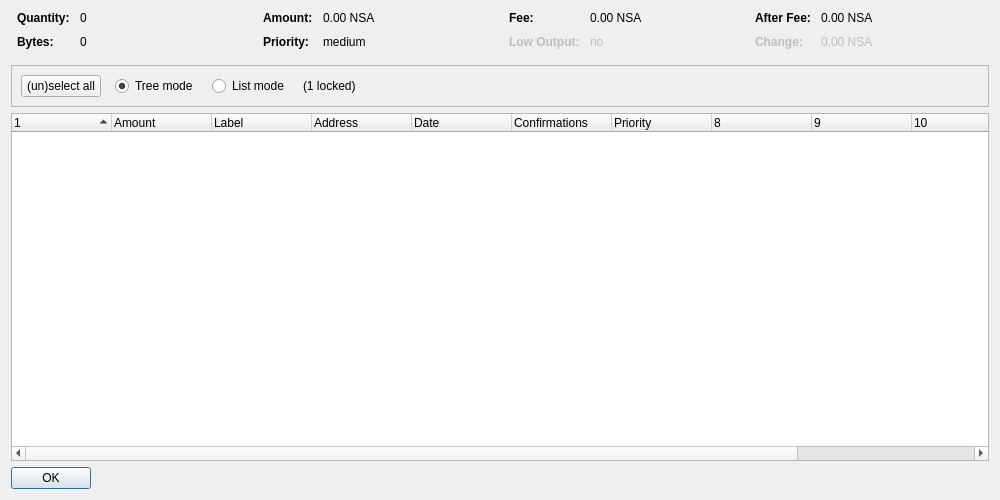
<?xml version="1.0" encoding="UTF-8"?>
<ui version="4.0">
 <class>CoinControlDialog</class>
 <widget class="QDialog" name="CoinControlDialog">
  <property name="geometry">
   <rect>
    <x>0</x>
    <y>0</y>
    <width>1000</width>
    <height>500</height>
   </rect>
  </property>
  <property name="windowTitle">
   <string>Coin Control Address Selection</string>
  </property>
  <layout class="QVBoxLayout" name="verticalLayout">
   <item>
    <layout class="QHBoxLayout" name="horizontalLayoutTop" stretch="0,0,0,0">
     <property name="topMargin">
      <number>0</number>
     </property>
     <property name="bottomMargin">
      <number>10</number>
     </property>
     <item>
      <layout class="QFormLayout" name="formLayoutCoinControl1">
       <property name="horizontalSpacing">
        <number>10</number>
       </property>
       <property name="verticalSpacing">
        <number>10</number>
       </property>
       <property name="leftMargin">
        <number>6</number>
       </property>
       <property name="rightMargin">
        <number>6</number>
       </property>
       <item row="0" column="0">
        <widget class="QLabel" name="labelCoinControlQuantityText">
         <property name="font">
          <font>
           <weight>75</weight>
           <bold>true</bold>
          </font>
         </property>
         <property name="text">
          <string>Quantity:</string>
         </property>
        </widget>
       </item>
       <item row="0" column="1">
        <widget class="QLabel" name="labelCoinControlQuantity">
         <property name="cursor">
          <cursorShape>IBeamCursor</cursorShape>
         </property>
         <property name="contextMenuPolicy">
          <enum>Qt::ActionsContextMenu</enum>
         </property>
         <property name="text">
          <string notr="true">0</string>
         </property>
         <property name="textInteractionFlags">
          <set>Qt::LinksAccessibleByMouse|Qt::TextSelectableByKeyboard|Qt::TextSelectableByMouse</set>
         </property>
        </widget>
       </item>
       <item row="1" column="0">
        <widget class="QLabel" name="labelCoinControlBytesText">
         <property name="font">
          <font>
           <weight>75</weight>
           <bold>true</bold>
          </font>
         </property>
         <property name="text">
          <string>Bytes:</string>
         </property>
        </widget>
       </item>
       <item row="1" column="1">
        <widget class="QLabel" name="labelCoinControlBytes">
         <property name="cursor">
          <cursorShape>IBeamCursor</cursorShape>
         </property>
         <property name="contextMenuPolicy">
          <enum>Qt::ActionsContextMenu</enum>
         </property>
         <property name="text">
          <string notr="true">0</string>
         </property>
         <property name="textInteractionFlags">
          <set>Qt::LinksAccessibleByMouse|Qt::TextSelectableByKeyboard|Qt::TextSelectableByMouse</set>
         </property>
        </widget>
       </item>
      </layout>
     </item>
     <item>
      <layout class="QFormLayout" name="formLayoutCoinControl2">
       <property name="horizontalSpacing">
        <number>10</number>
       </property>
       <property name="verticalSpacing">
        <number>10</number>
       </property>
       <property name="leftMargin">
        <number>6</number>
       </property>
       <property name="rightMargin">
        <number>6</number>
       </property>
       <item row="0" column="0">
        <widget class="QLabel" name="labelCoinControlAmountText">
         <property name="font">
          <font>
           <weight>75</weight>
           <bold>true</bold>
          </font>
         </property>
         <property name="text">
          <string>Amount:</string>
         </property>
        </widget>
       </item>
       <item row="0" column="1">
        <widget class="QLabel" name="labelCoinControlAmount">
         <property name="cursor">
          <cursorShape>IBeamCursor</cursorShape>
         </property>
         <property name="contextMenuPolicy">
          <enum>Qt::ActionsContextMenu</enum>
         </property>
         <property name="text">
          <string notr="true">0.00 NSA</string>
         </property>
         <property name="textInteractionFlags">
          <set>Qt::LinksAccessibleByMouse|Qt::TextSelectableByKeyboard|Qt::TextSelectableByMouse</set>
         </property>
        </widget>
       </item>
       <item row="1" column="0">
        <widget class="QLabel" name="labelCoinControlPriorityText">
         <property name="font">
          <font>
           <weight>75</weight>
           <bold>true</bold>
          </font>
         </property>
         <property name="text">
          <string>Priority:</string>
         </property>
        </widget>
       </item>
       <item row="1" column="1">
        <widget class="QLabel" name="labelCoinControlPriority">
         <property name="cursor">
          <cursorShape>IBeamCursor</cursorShape>
         </property>
         <property name="contextMenuPolicy">
          <enum>Qt::ActionsContextMenu</enum>
         </property>
         <property name="text">
          <string notr="true">medium</string>
         </property>
         <property name="textInteractionFlags">
          <set>Qt::LinksAccessibleByMouse|Qt::TextSelectableByKeyboard|Qt::TextSelectableByMouse</set>
         </property>
        </widget>
       </item>
      </layout>
     </item>
     <item>
      <layout class="QFormLayout" name="formLayoutCoinControl3">
       <property name="horizontalSpacing">
        <number>10</number>
       </property>
       <property name="verticalSpacing">
        <number>10</number>
       </property>
       <property name="leftMargin">
        <number>6</number>
       </property>
       <property name="rightMargin">
        <number>6</number>
       </property>
       <item row="0" column="0">
        <widget class="QLabel" name="labelCoinControlFeeText">
         <property name="font">
          <font>
           <weight>75</weight>
           <bold>true</bold>
          </font>
         </property>
         <property name="text">
          <string>Fee:</string>
         </property>
        </widget>
       </item>
       <item row="0" column="1">
        <widget class="QLabel" name="labelCoinControlFee">
         <property name="cursor">
          <cursorShape>IBeamCursor</cursorShape>
         </property>
         <property name="contextMenuPolicy">
          <enum>Qt::ActionsContextMenu</enum>
         </property>
         <property name="text">
          <string notr="true">0.00 NSA</string>
         </property>
         <property name="textInteractionFlags">
          <set>Qt::LinksAccessibleByMouse|Qt::TextSelectableByKeyboard|Qt::TextSelectableByMouse</set>
         </property>
        </widget>
       </item>
       <item row="1" column="0">
        <widget class="QLabel" name="labelCoinControlLowOutputText">
         <property name="enabled">
          <bool>false</bool>
         </property>
         <property name="font">
          <font>
           <weight>75</weight>
           <bold>true</bold>
          </font>
         </property>
         <property name="text">
          <string>Low Output:</string>
         </property>
        </widget>
       </item>
       <item row="1" column="1">
        <widget class="QLabel" name="labelCoinControlLowOutput">
         <property name="enabled">
          <bool>false</bool>
         </property>
         <property name="cursor">
          <cursorShape>IBeamCursor</cursorShape>
         </property>
         <property name="contextMenuPolicy">
          <enum>Qt::ActionsContextMenu</enum>
         </property>
         <property name="text">
          <string notr="true">no</string>
         </property>
         <property name="textInteractionFlags">
          <set>Qt::LinksAccessibleByMouse|Qt::TextSelectableByKeyboard|Qt::TextSelectableByMouse</set>
         </property>
        </widget>
       </item>
      </layout>
     </item>
     <item>
      <layout class="QFormLayout" name="formLayoutCoinControl4">
       <property name="horizontalSpacing">
        <number>10</number>
       </property>
       <property name="verticalSpacing">
        <number>10</number>
       </property>
       <property name="leftMargin">
        <number>6</number>
       </property>
       <property name="rightMargin">
        <number>6</number>
       </property>
       <item row="0" column="0">
        <widget class="QLabel" name="labelCoinControlAfterFeeText">
         <property name="font">
          <font>
           <weight>75</weight>
           <bold>true</bold>
          </font>
         </property>
         <property name="text">
          <string>After Fee:</string>
         </property>
        </widget>
       </item>
       <item row="0" column="1">
        <widget class="QLabel" name="labelCoinControlAfterFee">
         <property name="cursor">
          <cursorShape>IBeamCursor</cursorShape>
         </property>
         <property name="contextMenuPolicy">
          <enum>Qt::ActionsContextMenu</enum>
         </property>
         <property name="text">
          <string notr="true">0.00 NSA</string>
         </property>
         <property name="textInteractionFlags">
          <set>Qt::LinksAccessibleByMouse|Qt::TextSelectableByKeyboard|Qt::TextSelectableByMouse</set>
         </property>
        </widget>
       </item>
       <item row="1" column="0">
        <widget class="QLabel" name="labelCoinControlChangeText">
         <property name="enabled">
          <bool>false</bool>
         </property>
         <property name="font">
          <font>
           <weight>75</weight>
           <bold>true</bold>
          </font>
         </property>
         <property name="text">
          <string>Change:</string>
         </property>
        </widget>
       </item>
       <item row="1" column="1">
        <widget class="QLabel" name="labelCoinControlChange">
         <property name="enabled">
          <bool>false</bool>
         </property>
         <property name="cursor">
          <cursorShape>IBeamCursor</cursorShape>
         </property>
         <property name="contextMenuPolicy">
          <enum>Qt::ActionsContextMenu</enum>
         </property>
         <property name="text">
          <string notr="true">0.00 NSA</string>
         </property>
         <property name="textInteractionFlags">
          <set>Qt::LinksAccessibleByMouse|Qt::TextSelectableByKeyboard|Qt::TextSelectableByMouse</set>
         </property>
        </widget>
       </item>
      </layout>
     </item>
    </layout>
   </item>
   <item>
    <widget class="QFrame" name="frame">
     <property name="minimumSize">
      <size>
       <width>0</width>
       <height>40</height>
      </size>
     </property>
     <property name="frameShape">
      <enum>QFrame::StyledPanel</enum>
     </property>
     <property name="frameShadow">
      <enum>QFrame::Sunken</enum>
     </property>
     <layout class="QHBoxLayout" name="horizontalLayout">
      <item>
       <layout class="QHBoxLayout" name="horizontalLayoutPanel" stretch="0,0,0,0,0">
        <property name="spacing">
         <number>14</number>
        </property>
        <item>
         <widget class="QPushButton" name="pushButtonSelectAll">
          <property name="sizePolicy">
           <sizepolicy hsizetype="Maximum" vsizetype="Fixed">
            <horstretch>0</horstretch>
            <verstretch>0</verstretch>
           </sizepolicy>
          </property>
          <property name="text">
           <string>(un)select all</string>
          </property>
         </widget>
        </item>
        <item>
         <widget class="QRadioButton" name="radioTreeMode">
          <property name="sizePolicy">
           <sizepolicy hsizetype="Maximum" vsizetype="Fixed">
            <horstretch>0</horstretch>
            <verstretch>0</verstretch>
           </sizepolicy>
          </property>
          <property name="text">
           <string>Tree mode</string>
          </property>
          <property name="checked">
           <bool>true</bool>
          </property>
         </widget>
        </item>
        <item>
         <widget class="QRadioButton" name="radioListMode">
          <property name="sizePolicy">
           <sizepolicy hsizetype="Maximum" vsizetype="Fixed">
            <horstretch>0</horstretch>
            <verstretch>0</verstretch>
           </sizepolicy>
          </property>
          <property name="text">
           <string>List mode</string>
          </property>
         </widget>
        </item>
        <item>
         <widget class="QLabel" name="labelLocked">
          <property name="text">
           <string notr="true">(1 locked)</string>
          </property>
         </widget>
        </item>
        <item>
         <spacer name="horizontalSpacer">
          <property name="orientation">
           <enum>Qt::Horizontal</enum>
          </property>
          <property name="sizeHint" stdset="0">
           <size>
            <width>40</width>
            <height>20</height>
           </size>
          </property>
         </spacer>
        </item>
       </layout>
      </item>
     </layout>
    </widget>
   </item>
   <item>
    <widget class="CoinControlTreeWidget" name="treeWidget">
     <property name="contextMenuPolicy">
      <enum>Qt::CustomContextMenu</enum>
     </property>
     <property name="sortingEnabled">
      <bool>false</bool>
     </property>
     <property name="columnCount">
      <number>12</number>
     </property>
     <attribute name="headerShowSortIndicator" stdset="0">
      <bool>true</bool>
     </attribute>
     <attribute name="headerStretchLastSection">
      <bool>false</bool>
     </attribute>
     <column>
      <property name="text">
       <string/>
      </property>
     </column>
     <column>
      <property name="text">
       <string>Amount</string>
      </property>
     </column>
     <column>
      <property name="text">
       <string notr="true">Label</string>
      </property>
     </column>
     <column>
      <property name="text">
       <string>Address</string>
      </property>
     </column>
     <column>
      <property name="text">
       <string>Date</string>
      </property>
     </column>
     <column>
      <property name="text">
       <string>Confirmations</string>
      </property>
      <property name="toolTip">
       <string>Confirmed</string>
      </property>
     </column>
     <column>
      <property name="text">
       <string>Priority</string>
      </property>
     </column>
     <column>
      <property name="text">
       <string/>
      </property>
     </column>
     <column>
      <property name="text">
       <string/>
      </property>
     </column>
     <column>
      <property name="text">
       <string/>
      </property>
     </column>
     <column>
      <property name="text">
       <string/>
      </property>
     </column>
     <column>
      <property name="text">
       <string/>
      </property>
     </column>
    </widget>
   </item>
   <item>
    <widget class="QDialogButtonBox" name="buttonBox">
     <property name="sizePolicy">
      <sizepolicy hsizetype="Maximum" vsizetype="Fixed">
       <horstretch>0</horstretch>
       <verstretch>0</verstretch>
      </sizepolicy>
     </property>
     <property name="orientation">
      <enum>Qt::Horizontal</enum>
     </property>
     <property name="standardButtons">
      <set>QDialogButtonBox::Ok</set>
     </property>
    </widget>
   </item>
  </layout>
 </widget>
 <customwidgets>
  <customwidget>
   <class>CoinControlTreeWidget</class>
   <extends>QTreeWidget</extends>
   <header>coincontroltreewidget.h</header>
  </customwidget>
 </customwidgets>
 <resources/>
 <connections/>
</ui>
